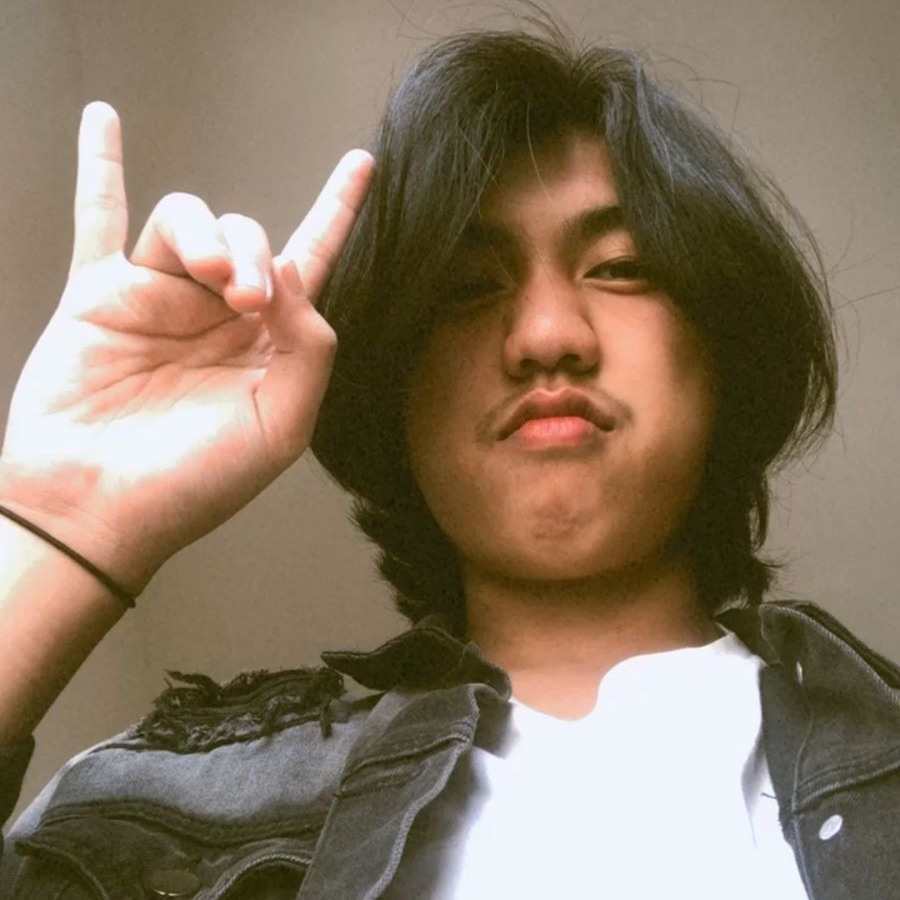
#> input picture muhfi.JPEG, 900 x 900 px, found by its file name
$ python no14.py
#> lines starting #> are read from the running program, lines starting #| are printed output that depends on the picture
import cv2
import numpy as np
import matplotlib.pyplot as plt

# fungsi untuk menampilkan gambar menggunakan matplotlib
def show_image(image,title='image',cmap_type='gray'):
    plt.figure()
    plt.imshow(image,cmap=cmap_type)
    plt.title(title)
    plt.axis('off')
    plt.show()

# Fungsi untuk menghitung distribusi probabilitas(normalisasi histogram)
def calculate_normalized_histogram(image):
    # hitung histogram
    histogram,_=np.histogram(image, bins=256, range=(0,256))

    # hitung jumlah total pixel
    total_pixels=image.size

    #Hitung distribusi probabilitas dengan rumus ni/N
    normalized_histogram = histogram / total_pixels

    return normalized_histogram
# baca citra dari file menggunakan opencv
image_path = 'muhfi.jpeg'
image = cv2.imread(image_path,cv2.IMREAD_GRAYSCALE)
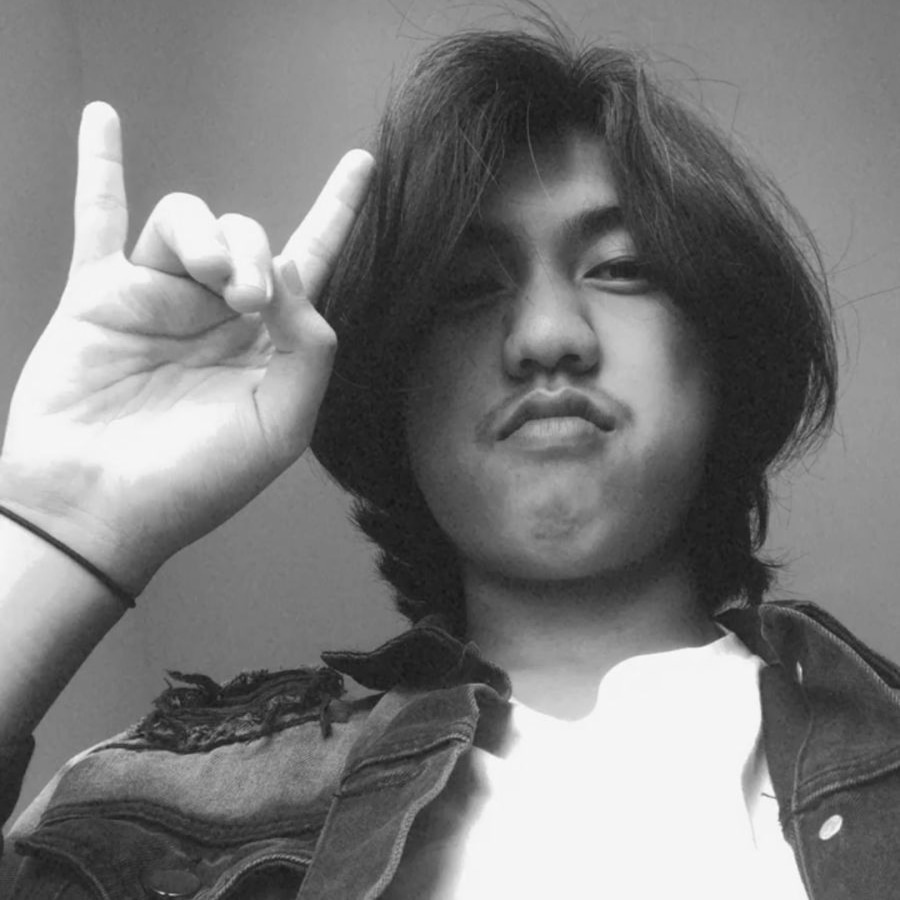
#> image: shape (900, 900); min 21, max 252, mean 123.3

# tampilkan citra asli
show_image(image,title='Normalisasi Citra')

# hitung distribusi probabilitas
normalized_histogram = calculate_normalized_histogram(image)
#> in calculate_normalized_histogram, `histogram,_=np.histogram(image, bins=256, range=(0,256))`: histogram = 256 values, max 61865 at index 245, min 0 at index 0, mean 3164.1
#> in calculate_normalized_histogram, `normalized_histogram = histogram / total_pixels`: normalized_histogram = 256 values, max 0.0764 at index 245, min 0 at index 0, mean 0.00391

# plot histogram citra asli dengan distribusi probabilitas
plt.figure()
plt.bar(range(256),normalized_histogram,color='black')
plt.title('Normalisasi Histogram Citra')
plt.xlabel('Intensitas Pixel')
plt.ylabel('Distribusi Probabilitas')
plt.show()
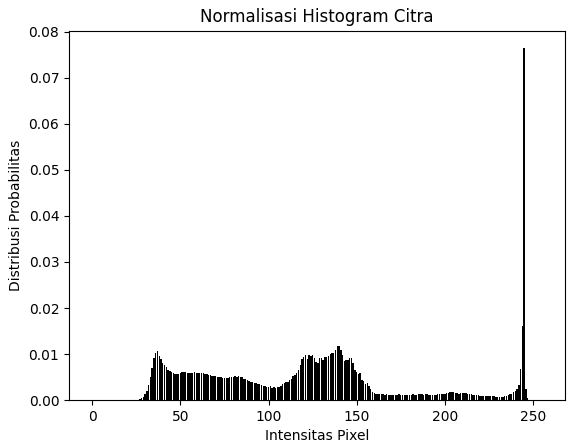
#> figure drawn by matplotlib, 1 panel; tallest bar 0.0764 high, from x = 244.6 to 245.4
